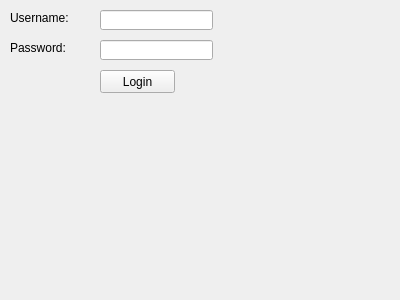
<?xml version="1.0" encoding="UTF-8"?>
<ui version="4.0">
 <class>Login</class>
 <widget class="QWidget" name="Login">
  <property name="geometry">
   <rect>
    <x>0</x>
    <y>0</y>
    <width>400</width>
    <height>300</height>
   </rect>
  </property>
  <property name="windowTitle">
   <string>Login</string>
  </property>
  <widget class="QLabel" name="usernameLabel">
   <property name="text">
    <string>Username:</string>
   </property>
   <property name="geometry">
    <rect>
     <x>10</x>
     <y>10</y>
     <width>81</width>
     <height>16</height>
    </rect>
   </property>
  </widget>
  <widget class="QLineEdit" name="usernameLineEdit">
   <property name="geometry">
    <rect>
     <x>100</x>
     <y>10</y>
     <width>113</width>
     <height>20</height>
    </rect>
   </property>
  </widget>
  <widget class="QLabel" name="passwordLabel">
   <property name="text">
    <string>Password:</string>
   </property>
   <property name="geometry">
    <rect>
     <x>10</x>
     <y>40</y>
     <width>81</width>
     <height>16</height>
    </rect>
   </property>
  </widget>
  <widget class="QLineEdit" name="passwordLineEdit">
   <property name="geometry">
    <rect>
     <x>100</x>
     <y>40</y>
     <width>113</width>
     <height>20</height>
    </rect>
   </property>
   <property name="echoMode">
    <enum>QLineEdit::Password</enum>
   </property>
  </widget>
  <widget class="QPushButton" name="loginButton">
   <property name="text">
    <string>Login</string>
   </property>
   <property name="geometry">
    <rect>
     <x>100</x>
     <y>70</y>
     <width>75</width>
     <height>23</height>
    </rect>
   </property>
  </widget>
 </widget>
 <resources/>
 <connections/>
</ui>
